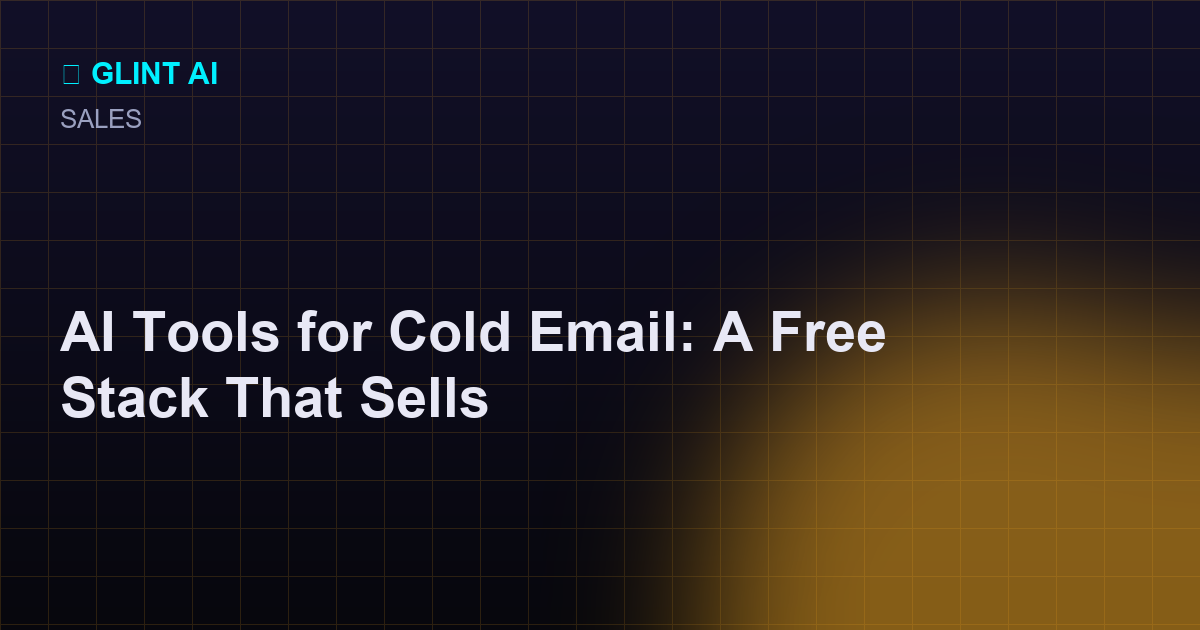
#> input picture blog/assets/ai-tools-for-cold-email-2026.png, 1200 x 630 px, given in place of how-to-outline-a-novel-with-ai.png, which was not available
$ python make_thumbs_2026_10_04.py
#> lines starting #> are read from the running program, lines starting #| are printed output that depends on the picture
from PIL import Image
import os

# slug (hero png) -> thumb filename, for the 5 new 2026-10-04 posts
SLUGS = {
    "how-to-outline-a-novel-with-ai": "thumb-how-to-outline-a-novel-with-ai.png",
    "how-to-fix-plot-holes-ai": "thumb-how-to-fix-plot-holes-ai.png",
    "how-to-write-a-romance-novel-with-ai": "thumb-how-to-write-a-romance-novel-with-ai.png",
    "ai-tools-for-screenwriters-2026": "thumb-ai-tools-for-screenwriters-2026.png",
    "ai-tools-for-journalists-2026": "thumb-ai-tools-for-journalists-2026.png",
}
SRC = "blog/assets"
W, H = 480, 297
for slug, out in SLUGS.items():
    src = os.path.join(SRC, slug + ".png")
    dst = os.path.join(SRC, out)
    if os.path.exists(dst):
        print("SKIP", out)
        continue
    im = Image.open(src).convert("RGB")
#> im is the input picture: PIL image 1200x630 RGB; mean R, G, B 41.7, 33.4, 32.8
    target = W / H
    cur = im.width / im.height
#> cur = 1.9
    if cur > target:
        nw = int(im.height * target)
#> nw = 1018
        im = im.crop(((im.width - nw) // 2, 0, (im.width - nw) // 2 + nw, im.height))
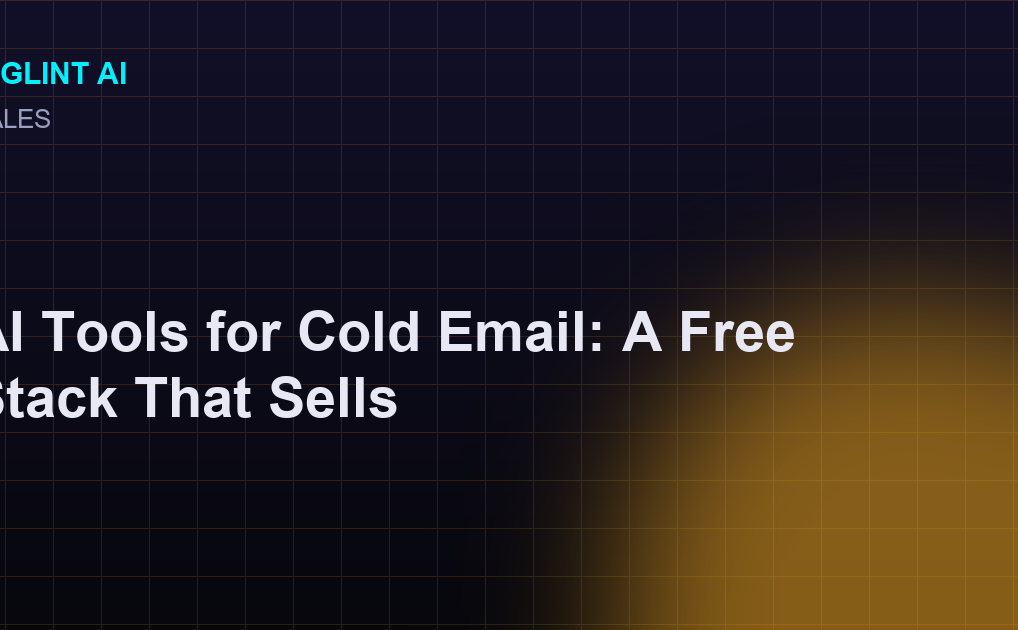
#> im: PIL image 1018x630 RGB; mean R, G, B 41, 33.2, 33.3
    else:
        nh = int(im.width / target)
        im = im.crop((0, (im.height - nh) // 2, im.width, (im.height - nh) // 2 + nh))
    im = im.resize((W, H), Image.LANCZOS)
#> im: PIL image 480x297 RGB
    im.save(dst, "PNG", optimize=True)
    print("OK", out, os.path.getsize(dst))
#> pass 2 of the loop `for slug, out in SLUGS.items():`:
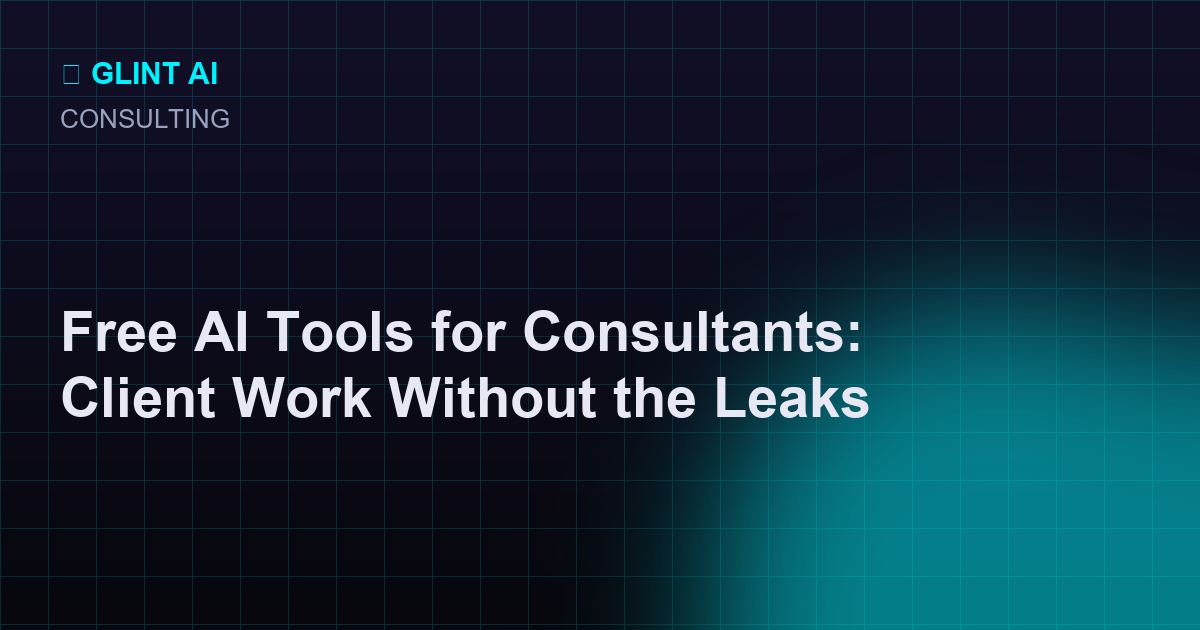
#> input picture blog/assets/ai-tools-for-consultants-2026.png, 1200 x 630 px, given in place of how-to-fix-plot-holes-ai.png, which was not available
#> im is the input picture: PIL image 1200x630 RGB; mean R, G, B 18.3, 41.3, 56.4
#> `im = im.crop(((im.width - nw) // 2, 0, (im.width - nw) // 2 + nw, im.h..`:
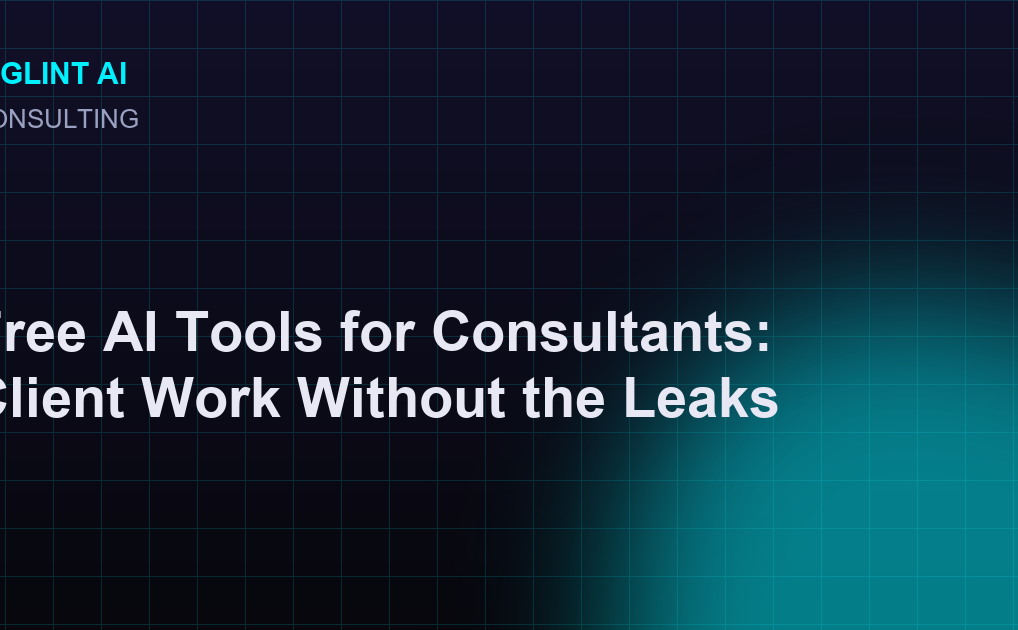
#> im: PIL image 1018x630 RGB; mean R, G, B 19.3, 41.1, 56.2
#> `im = im.resize((W, H), Image.LANCZOS)`:
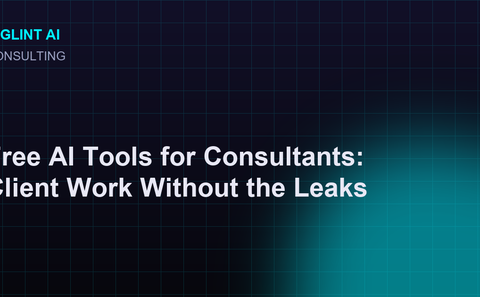
#> im: PIL image 480x297 RGB; mean R, G, B 19.3, 41.1, 56.1
